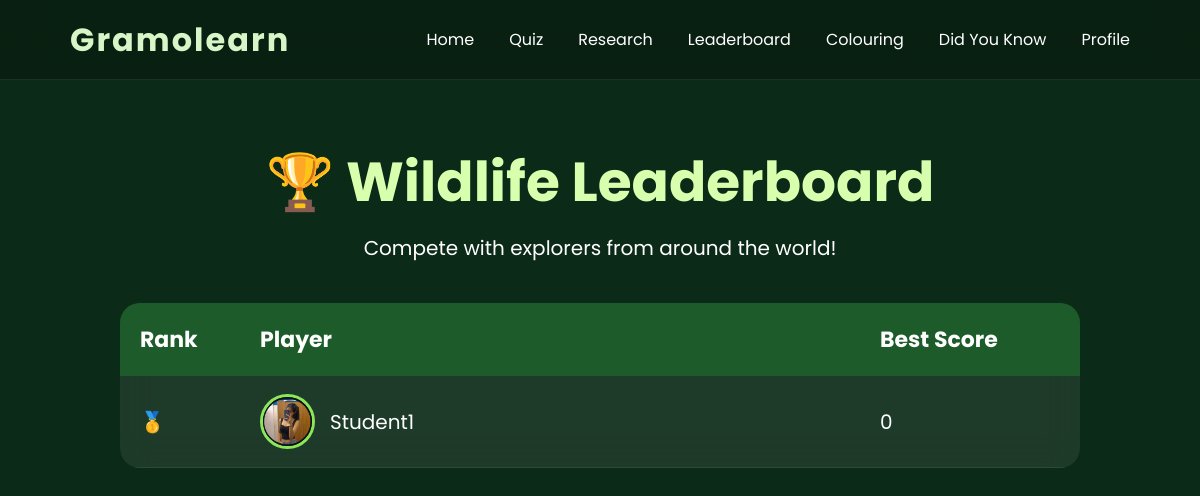
The page /leaderboard (signed in) on the database as committed earlier.
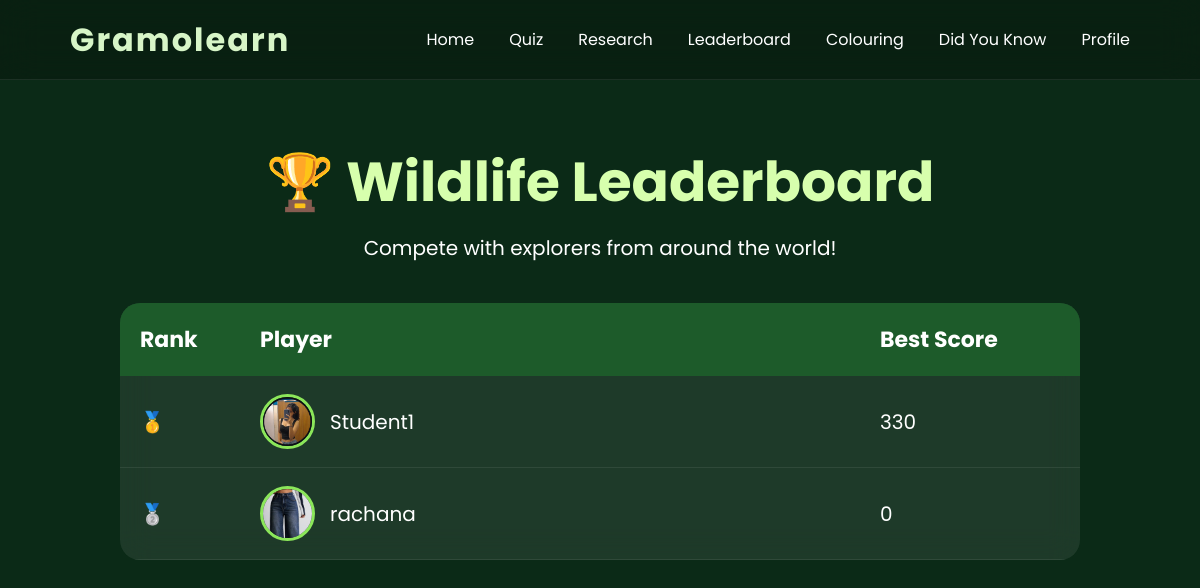
The same page on the database as committed later.
### app.py (models this page shows)
class User(UserMixin, db.Model):
    id = db.Column(db.Integer, primary_key=True)
    username = db.Column(db.String(100), unique=True, nullable=False)
    email = db.Column(db.String(120), unique=True, nullable=False)
    password = db.Column(db.String(200), nullable=False)
    score = db.Column(db.Integer, default=0)
    profile_pic = db.Column(
        db.String(200),
        default="default.png"
    )

### app.py (the view)
@app.route("/leaderboard")
@login_required
def leaderboard():
    users=User.query.order_by(User.score.desc()).all()
    print(users)
    return render_template(
        "leaderboard/leaderboard.html",
        users=users
    )

### app.py (called while the page is built)
@login_manager.user_loader
def load_user(user_id):
    return User.query.get(int(user_id))

### templates/leaderboard/leaderboard.html (shortened to what this page needs)
{% extends "base.html" %}
{% block content %}
<link rel="stylesheet"
href="{{ url_for('static', filename='css/leaderboard.css') }}">
<div class="leaderboard-container">
    <h1>🏆 Wildlife Leaderboard</h1>
    <p class="subtitle">
        Compete with explorers from around the world!
    </p>
    <div class="leaderboard-table">
        <div class="table-head">
            <span>Rank</span>
            <span>Player</span>
            <span>Best Score</span>
        </div>
        {% for user in users %}
        <div class="table-row">
            <span>
                {% if loop.index==1 %}
                🥇
                {% elif loop.index==2 %}
                🥈
                {% elif loop.index==3 %}
                🥉
                {% else %}
                #{{loop.index}}
                {% endif %}
            </span>
            <span class="player">
                <img
                src="{{ url_for('static', filename='uploads/' + user.profile_pic) }}"
                class="avatar">
                {{user.username}}
            </span>
            <span>{{user.score}}</span>
        </div>
        {% endfor %}
    </div>
</div>
{% endblock %}

### templates/base.html (shortened to what this page needs)
<!DOCTYPE html>
<html lang="en">
<head>
    <link rel="stylesheet"
          href="{{ url_for('static', filename='css/style.css') }}">
</head>
<body>
<nav>
    <div class="logo">
        Gramolearn
    </div>
    <ul>
        <li><a href="{{ url_for('main') }}">Home</a></li>
        <li><a href="{{ url_for('quiz') }}">Quiz</a></li>
        <li><a href="{{ url_for('research') }}">Research</a></li>
        <li><a href="{{ url_for('leaderboard') }}">Leaderboard</a></li>
        <a href="{{ url_for('colouring') }}">Colouring</a>
        <li><a href="{{ url_for('didyouknow') }}">Did You Know</a></li>
        <li><a href="{{ url_for('profile') }}">Profile</a></li>
    </ul>
</nav>
{% block content %}
{% endblock %}
</body>
</html>

### static/css/style.css (style rules this page uses)
* { margin:0; padding:0; box-sizing:border-box; }
body { font-family:Poppins,sans-serif; background:#0b2a17; color:white; overflow-x:hidden; }
nav { width:100%; height:80px; display:flex; justify-content:space-between; align-items:center; padding:0 70px; position:fixed; top:0; z-index:1000; background:rgba(7,20,13,.45); backdrop-filter:blur(18px); border-bottom:1px solid rgba(255,255,255,.08); }
.logo { font-size:2rem; font-weight:700; color:#D7F5C7; letter-spacing:2px; }
nav ul { display:flex; list-style:none; gap:35px; }
nav a { color:white; text-decoration:none; transition:.3s; }

### static/css/leaderboard.css (style rules this page uses)
.leaderboard-container { max-width:1000px; margin:120px auto; padding:20px; }
.leaderboard-container h1 { text-align:center; font-size:55px; color:#d7ffad; margin-bottom:10px; }
.subtitle { text-align:center; font-size:20px; color:white; margin-bottom:40px; }
.leaderboard-table { background:rgba(255,255,255,.08); border-radius:20px; overflow:hidden; backdrop-filter:blur(15px); }
.table-head { display:grid; grid-template-columns:120px 1fr 180px; padding:20px; background:#1d5b2a; font-size:22px; font-weight:bold; color:white; }
.table-row { display:grid; grid-template-columns:120px 1fr 180px; padding:18px 20px; align-items:center; border-bottom:1px solid rgba(255,255,255,.08); transition:.25s; color:white; font-size:20px; }
.player { display:flex; align-items:center; gap:15px; }
.avatar { width:55px; height:55px; border-radius:50%; object-fit:cover; border:3px solid #8be65a; }

Rows that differ between the two databases and show on the page:
changed User "Student1": score "0" → "330"
added User: profile_pic (placeholder picture), username "rachana", score "0"
